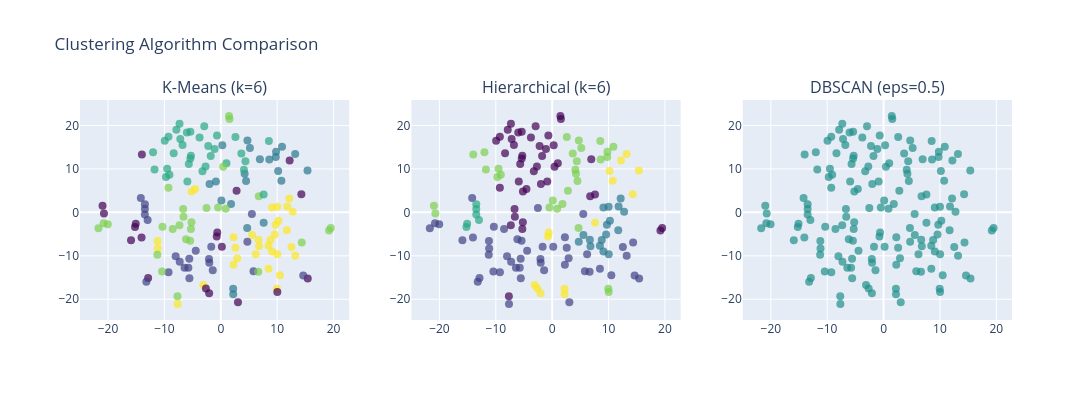

Notebook source saved alongside this figure:
### Code cell
# Compare clustering algorithms
from plotly.subplots import make_subplots
import plotly.graph_objects as go

# Hierarchical clustering
hierarchical = AgglomerativeClustering(n_clusters=N_CLUSTERS)
df['hierarchical_cluster'] = hierarchical.fit_predict(embedding_matrix)

# DBSCAN (density-based)
dbscan = DBSCAN(eps=0.5, min_samples=3)
df['dbscan_cluster'] = dbscan.fit_predict(embedding_matrix)

# Compare all three
fig = make_subplots(rows=1, cols=3, subplot_titles=[
    f'K-Means (k={N_CLUSTERS})',
    f'Hierarchical (k={N_CLUSTERS})', 
    f'DBSCAN (eps=0.5)'
])

for i, (col, title) in enumerate([
    ('cluster', 'K-Means'),
    ('hierarchical_cluster', 'Hierarchical'),
    ('dbscan_cluster', 'DBSCAN')
], 1):
    fig.add_trace(
        go.Scatter(
            x=df['x'], y=df['y'],
            mode='markers',
            marker=dict(color=df[col], colorscale='viridis', size=8, opacity=0.7),
            text=df['reference'],
            hovertemplate='%{text}<extra></extra>'
        ),
        row=1, col=i
    )

fig.update_layout(height=400, width=1200, title_text="Clustering Algorithm Comparison", showlegend=False)
fig.show()

print(f"DBSCAN found {len(df['dbscan_cluster'].unique())} clusters (including noise as -1)")

### Figure 1 — Plotly figure (JSON) as saved in the notebook; plotly's stock layout.template omitted (floating-point values rounded to 4 significant figures; data arrays with more than 128 entries replaced by an {"elided": "..."} marker saying what was removed)
{"data": [{"hovertemplate": "%{text}<extra></extra>", "marker": {"color": {"elided": "155 int values"}, "colorscale": [[0, "#440154"], [0.1111, "#482878"], [0.2222, "#3e4989"], [0.3333, "#31688e"], [0.4444, "#26828e"], [0.5556, "#1f9e89"], [0.6667, "#35b779"], [0.7778, "#6ece58"], [0.8889, "#b5de2b"], [1, "#fde725"]], "opacity": 0.7, "size": 8}, "mode": "markers", "text": {"elided": "155 str values"}, "type": "scatter", "x": {"elided": "155 float values"}, "xaxis": "x", "y": {"elided": "155 float values"}, "yaxis": "y"}, {"hovertemplate": "%{text}<extra></extra>", "marker": {"color": {"elided": "155 int values"}, "colorscale": [[0, "#440154"], [0.1111, "#482878"], [0.2222, "#3e4989"], [0.3333, "#31688e"], [0.4444, "#26828e"], [0.5556, "#1f9e89"], [0.6667, "#35b779"], [0.7778, "#6ece58"], [0.8889, "#b5de2b"], [1, "#fde725"]], "opacity": 0.7, "size": 8}, "mode": "markers", "text": {"elided": "155 str values"}, "type": "scatter", "x": {"elided": "155 float values"}, "xaxis": "x2", "y": {"elided": "155 float values"}, "yaxis": "y2"}, {"hovertemplate": "%{text}<extra></extra>", "marker": {"color": {"elided": "155 int values"}, "colorscale": [[0, "#440154"], [0.1111, "#482878"], [0.2222, "#3e4989"], [0.3333, "#31688e"], [0.4444, "#26828e"], [0.5556, "#1f9e89"], [0.6667, "#35b779"], [0.7778, "#6ece58"], [0.8889, "#b5de2b"], [1, "#fde725"]], "opacity": 0.7, "size": 8}, "mode": "markers", "text": {"elided": "155 str values"}, "type": "scatter", "x": {"elided": "155 float values"}, "xaxis": "x3", "y": {"elided": "155 float values"}, "yaxis": "y3"}], "layout": {"annotations": [{"font": {"size": 16}, "showarrow": false, "text": "K-Means (k=6)", "x": 0.1444, "xanchor": "center", "xref": "paper", "y": 1, "yanchor": "bottom", "yref": "paper"}, {"font": {"size": 16}, "showarrow": false, "text": "Hierarchical (k=6)", "x": 0.5, "xanchor": "center", "xref": "paper", "y": 1, "yanchor": "bottom", "yref": "paper"}, {"font": {"size": 16}, "showarrow": false, "text": "DBSCAN (eps=0.5)", "x": 0.8556, "xanchor": "center", "xref": "paper", "y": 1, "yanchor": "bottom", "yref": "paper"}], "height": 400, "showlegend": false, "title": {"text": "Clustering Algorithm Comparison"}, "width": 1200, "xaxis": {"anchor": "y", "domain": [0, 0.2889]}, "xaxis2": {"anchor": "y2", "domain": [0.3556, 0.6444]}, "xaxis3": {"anchor": "y3", "domain": [0.7111, 1]}, "yaxis": {"anchor": "x", "domain": [0, 1]}, "yaxis2": {"anchor": "x2", "domain": [0, 1]}, "yaxis3": {"anchor": "x3", "domain": [0, 1]}}}
